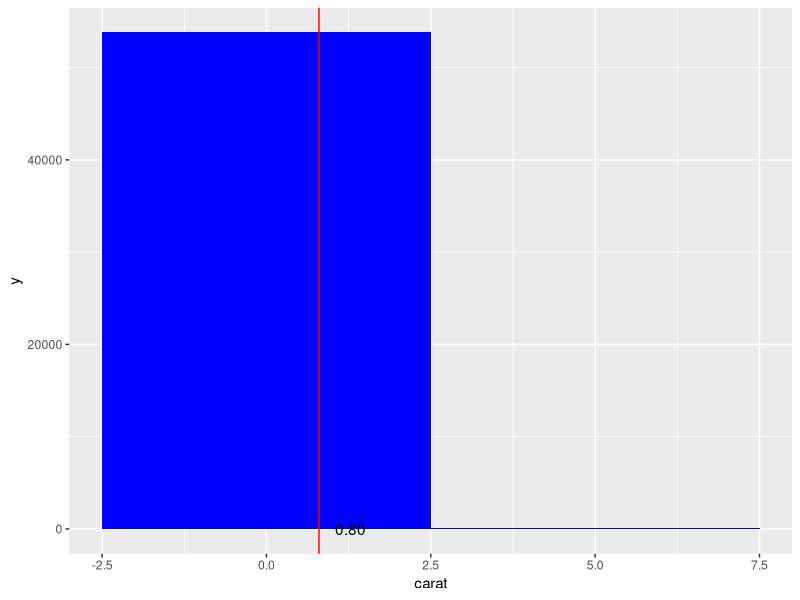
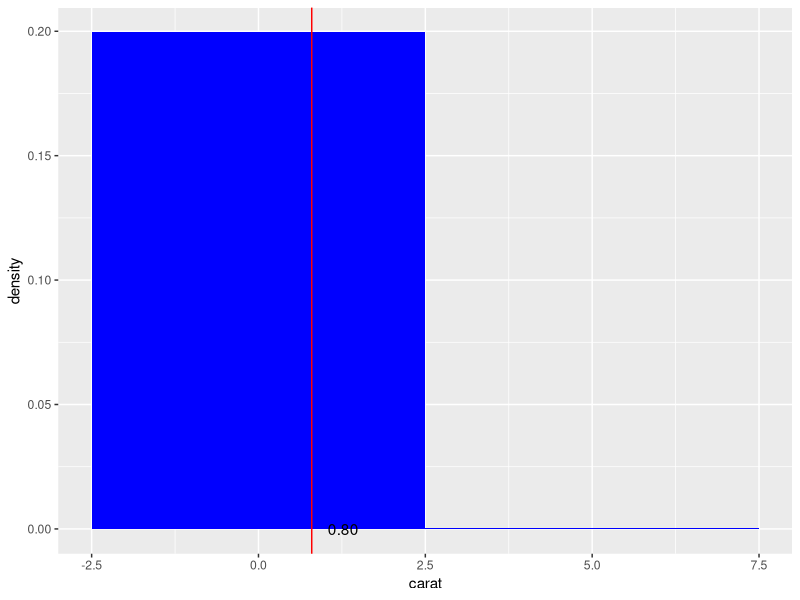
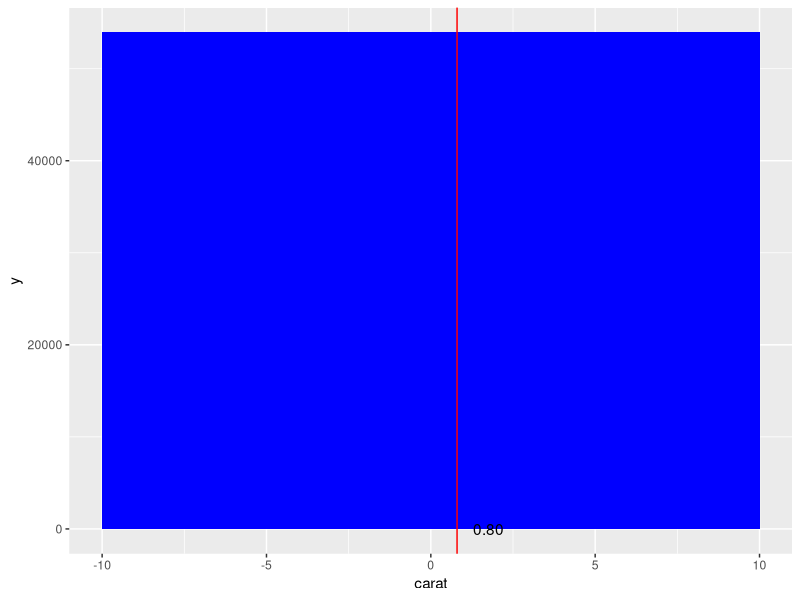
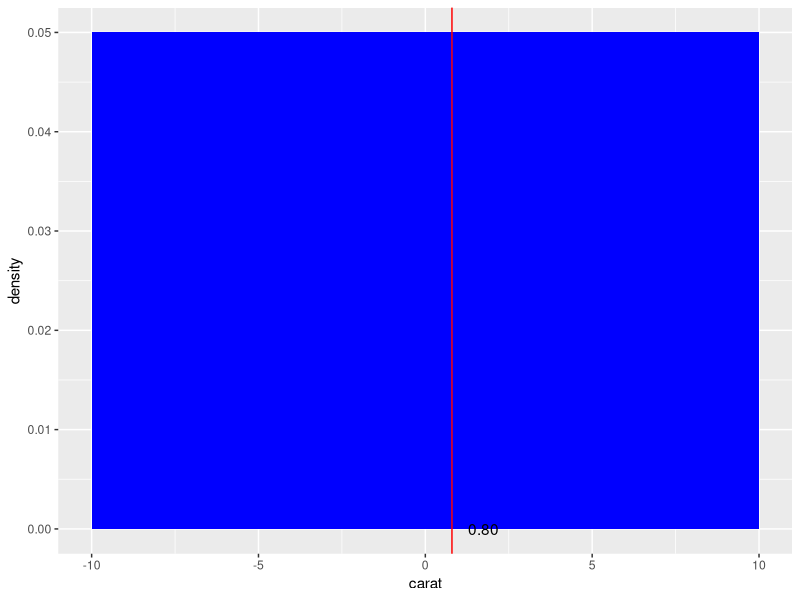
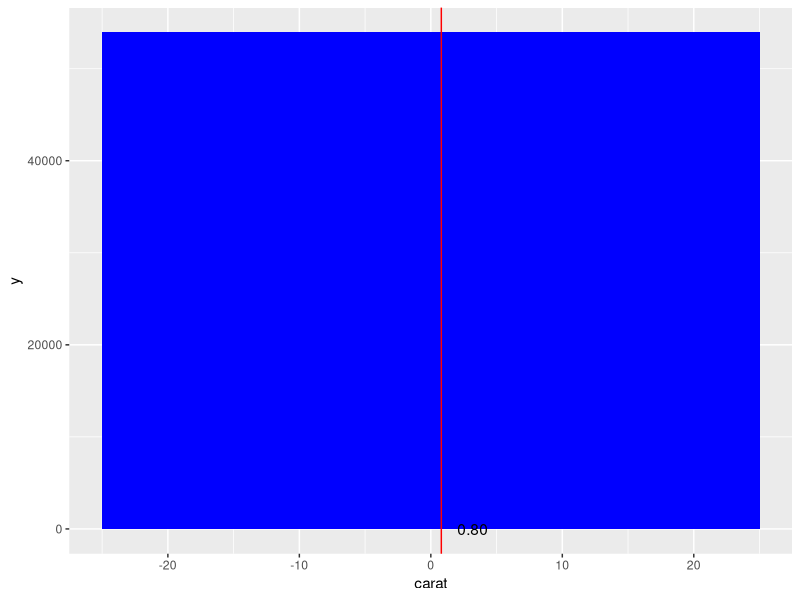
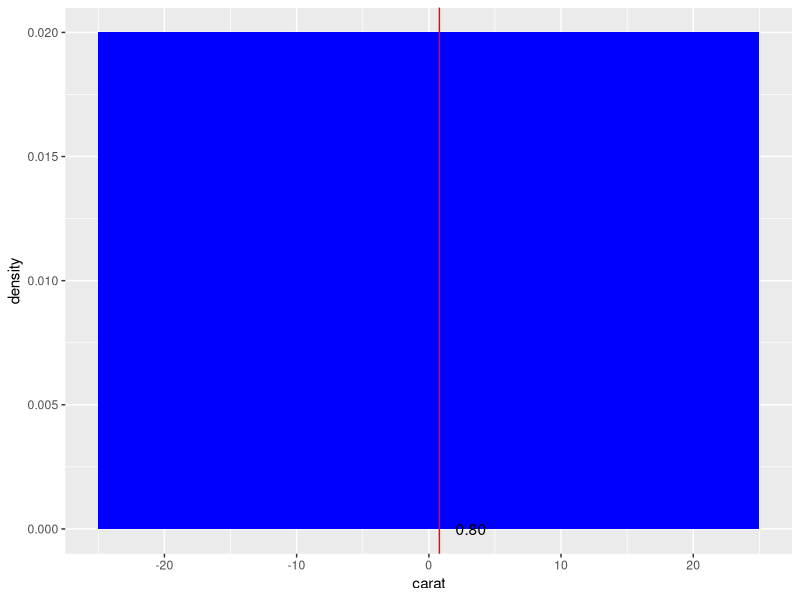
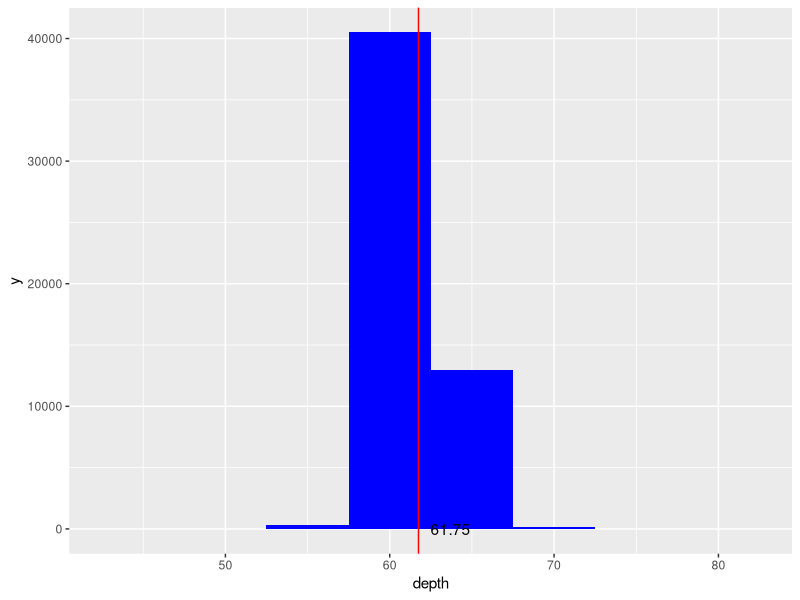
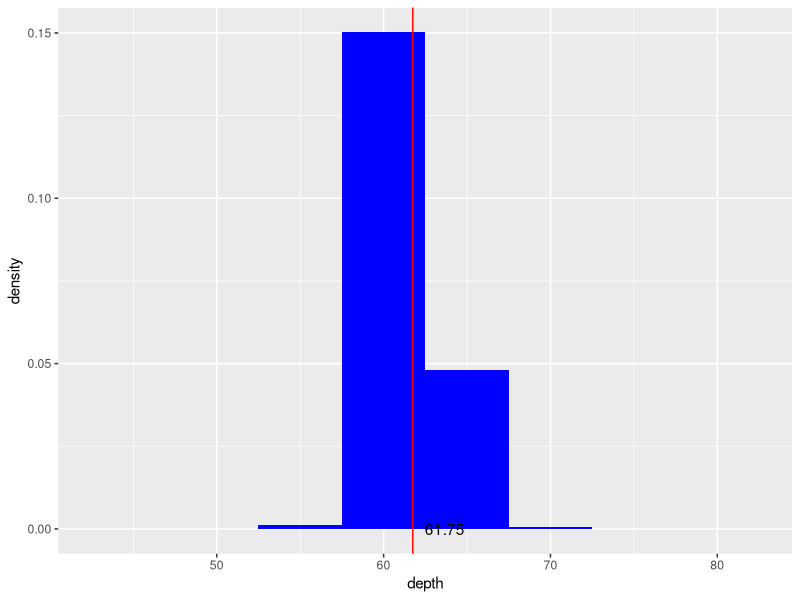

These figures' R source, in order:
#Homework 7
#Carmen Rollins

#Write an R function named explore that takes a data frame, a vector of bin sizes, and
#a correlation threshold as input parameters:

explore<-function(dframe,vector,thresh){ #starting to write the function explore...
  #dframe= data frame; 
  #vector= vector of bin sizes; 
  #thresh= correlation threshold
  require(grid)
  require(ggplot2) 
  require(grid)
  require(stats)
  require(plyr)
  nums<-dframe[which(lapply(dframe,is.numeric) == TRUE)] #make sure the data frame is numeric first...


#1) Plot a pair of blue histograms with a vertical red line at the mean (one using
#counts and the other density) for every numerical variable at each bin size specified
#in the bin sizes input parameter. You can plot individually or as a grid. If you chose
#to plot as a grid, there should be separate grids for each count-bin size combination
#and separate grids for each density-bin size combination. For example, given 5 numeric
#variables and a vector of three bin sizes will generate 30 individual plots or a total
#of 6 grid plots (with each grid plot containing 5 subplots).

#create loop in function for all variables, bin sizes and mean line: 
  
  
#This is similar to Prof G's notes...
  for (i in 1:length(nums)) #loops over each observation in dataframe (nums) 
  { for (j in 1:length(vector)) #loops over each observation in binsize (see below) 
    {

#Calculates the mean and label
col_mean <- mean(nums[[i]]) #calculating the mean of the columns in the dataframe nums 
mean_Label = sprintf("%8.2f ", col_mean) #returns character vector containing a form


#Plot regular count histogram with verticle red line at mean
nums_plot1 <- ggplot(nums, aes_string(x=nums[[i]])) 
nums_plot1<- nums_plot1 + 
            ##Prof G: Need to calcualte the bin width based on the desired
            ##Prof G: number of bins. Take another look at my code.
             geom_histogram(fill = 'blue', binwidth=vector[j] ) + 
            geom_vline(xintercept=col_mean, colour='red') +
        labs(x=names(nums)[[i]]) +
  annotate("text",x=col_mean,y=0,label=mean_Label,hjust=0) #we tell it where to plot the line

      
print(nums_plot1) #printing count histogram
      
#Plot denisty histogram and verticle red line at mean
nums_plot2<-ggplot(nums, aes_string(x=nums[[i]]))
nums_plot2<- nums_plot2 +
        geom_histogram(aes(y=..density..), fill = 'blue', binwidth=vector[j]) +
        labs(x=names(nums)[[i]]) +
        geom_vline(xintercept=col_mean, colour='red')  + 
  annotate("text", x=col_mean, y=0, label=mean_Label, hjust=0) #we tell it where to plot the line

print(nums_plot2) #printing density histogram
  }
}

#2) Plot a gray bar graph for every categorical and binary variable.
    var_cat <- dframe[which(lapply(dframe, is.factor) == TRUE)] #extracting catagorial varialbes 
    var_bi <- dframe[which(lapply(dframe, is.logical) == TRUE)] #extracting binary varialbes 
    
#Plot catagorial variable (loop all observations of catagorial varialbes): 
    if (length(var_cat)>0)
      {
for(i in 1:length(var_cat)) #for each observation in var_cat
  {cat_var<-ggplot(var_cat[i], aes(x=var_cat[[i]])) + geom_bar(fill="gray") 
  print(cat_var)}}

#Plot binary variable (loop all obersations of binary variables):
if (length(var_bi)>0){
    for(i in 1:length(var_bi))
  {   bi_var<-ggplot(var_bi[i], aes(x=var_bi[[i]])) + geom_bar(fill="gray")
  print(bi_var)}
}

#3) Calculate the r2 (r-square) value for every pair of numerical variables.
r_sqr<-c()# creating empty variable for list of r^2 below...
final<- NULL
pearson_cor<-cor(nums, use = "everything", method = c("pearson")) #create matrix to get pearson method

#function to put all variable pairs in a column and have a second column of the pearson correlation coefficents:
var_columns <- function(data) {
  uptri <- upper.tri(data)
  data.frame( var1 = rownames(data)[row(data)[uptri]], var2 = rownames(data)[col(data)[uptri]], pearson =(data)[uptri])}
  #above is creating function(data) using the upper triangle section of the data from correlation (because the correlation data from
  #pearson matrix above will give us a matrix of MxM results for pearson correlation (as explained above, we get repeats)
  #Taking only the upper part of the triangle will eliminate the repeated variables from both the upper and lower part of the triangle. 
  
  a<-var_columns(pearson_cor) #putting the pearson correlations from dataset into the function
  
for (i in 1:(length(nums)-1))# two loops each so each variable in nums calculates r^2 (with no repeats)
{ for (j in ((i+1):length(nums))){
  r_sqr<-cbind(r_sqr,summary(lm(nums[[i]]~nums[[j]]))$r.squared)}#creating regression and extracting r^2 values  
}


#4) Return the following in an R list:
#a. A frequency table for every categorical and binary variable 

#using the binary and catagorial calculations from #2

  if (length(var_bi)>0) 
    { for (i in 1:(length(var_bi)))
  { freq_tbl_bi<-table(var_bi[i])
    }
    print(freq_tbl_bi) }
  

if (length(var_cat)>0)
  { for (i in 1:(length(var_cat)))
      { freq_tbl_cat<-table(var_cat[i])
  }
  print(freq_tbl_cat)
  }


#b. For numerical variables
  #i. A summary statistics table for each numerical variable

df<-nums #defines the data frame (df) as all numeric values
stats_tbl <- do.call(data.frame, #create table from dataframe using do.call function
                     list(mean = apply(df, 2, mean), #makes list of mean 
                    sd = apply(df, 2, sd), #standard deviation
                    median = apply(df, 2, median), #median
                    min = apply(df, 2, min), #min
                    max = apply(df, 2, max), #max
                    n = apply(df, 2, length))) #total number of observations
#print table at end

  #ii. A data frame that contains each pair of variable names and the associated
      #r-square value.

r_sqr<-cbind(as.vector(r_sqr)) #making r_sqr from part 3 into vectors so i can merge it with the pearson 

#To merge the two variabes we use the paste function:
#paste var1 and var2 from x together with separation of "-" 
variable_names<-(paste(a$var1, a$var2, sep= "-", collapse=NULL))  #naming variables
#This will now merge the variable_names of r_sqr and pearson correlation all together
final<-cbind(variable_names, is.numeric(a[3]), is.numeric(r_sqr)) #this will be the table we print for 4iii (though we need to modify a bit)
print(final)
  #iii. A data frame that contains each pair of variable names and correlation 
      #coefficient (Pearson) for all coefficients whose absolute value is greater
      #than the correlation threshold (do not repeat any pairs)

delete=NULL #making empty variable to create for function
pearson<-is.numeric(final[,2])
for (i in 1:length(pearson)) { #for each pearson correlation 
  if (abs(pearson[i]) <= thresh) { #if the abs value of each pearson corr is less than or equal to threshold
      delete<-c(delete,i) #we put it in new variable delete
    final_final<- final[-(delete),]  #we create a new variable with all varialbe pairs but eliminate
    #the ones that are less than/equal to threshold (i.e the ones we put into the delete variable)
  }

print(final_final) #Print the resultant dataframe.
}
print(stats_tbl)
}


#5) Test your function using the diamonds data frame expanded to include a logical
#column. To create a logical column, take the numeric column VS from the mtcars 
#dataset, extend it to the same length as the diamonds data, and convert it to a 
#logical column. Use a vector of bin sizes (5, 20, 50), and a correlation threshold 
#of 0.25. Also test your function using the mtcars data.

###### To test data
require(ggplot2) 
data(diamonds) 
data(mtcars) 
diamonds$vs <- rep((mtcars$vs == 1)[3:22], 2697) #add the logical variable 


myframe <- explore(diamonds,c(5,20,50), 0.25)
explore(mtcars,c(5,20,50), 0.25)

##Prof G: explore should return a list. The list should include frequency
##Prof G: tables for the factor and logical columns, r quare and correlation
##Prof G: tables for the numeric variables, and the stats for the numeric.
for (i in 1:length(myframe)) {print(myframe[i])}
str(myframe)
